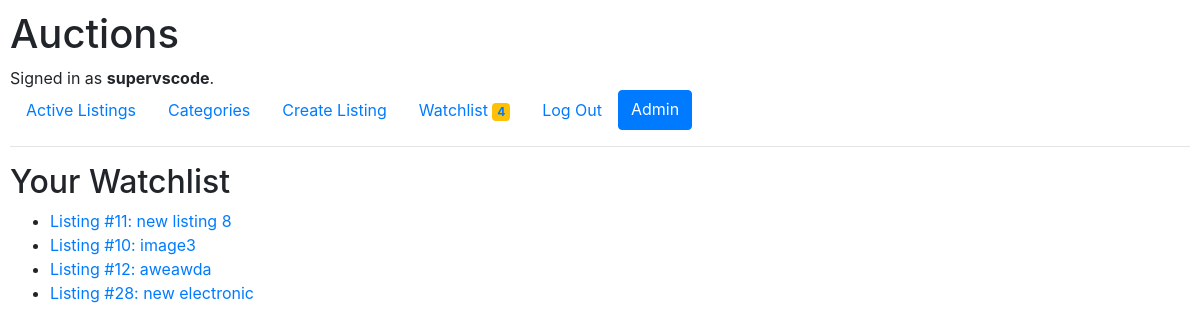
Page /watchlist (signed in) on the earlier database version.
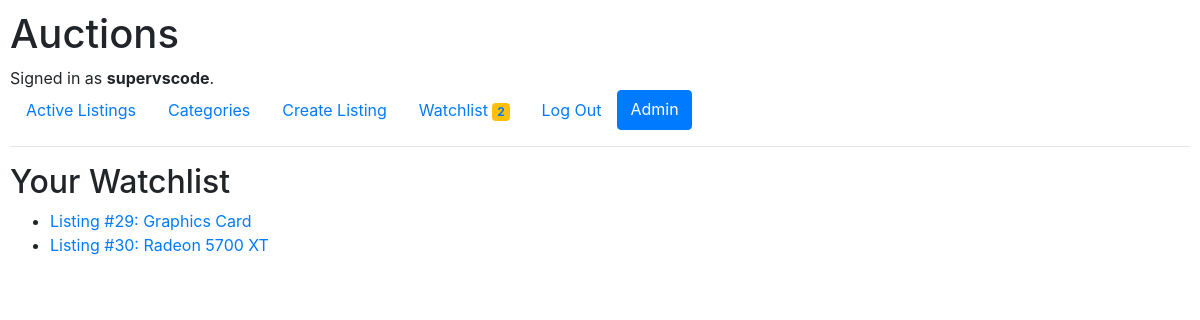
Same page on the later database version.
### auctions/models.py (models this page shows, shortened)
class User(AbstractUser):
    pass

class Watchlist(models.Model):
    user = models.ForeignKey(User, on_delete=models.CASCADE, related_name="watched_listings")
    listing = models.ForeignKey(AuctionListing, on_delete=models.CASCADE, related_name="watchers")

class AuctionListing(models.Model):
    active = models.BooleanField(default=True, null=True)
    title = models.CharField(max_length=100)
    description = models.TextField()
    starting_bid = models.DecimalField(max_digits=10, decimal_places=2, default='0.00')
    current_bid = models.DecimalField(max_digits=10, decimal_places=2, default='0.00')
    image = models.ImageField(upload_to='auctions/media', null=True, blank=True, default='auctions/static/auctions/No-Image-Placeholder.png')
    category = models.ForeignKey(Category, on_delete=models.SET_NULL, null=True, blank=True, related_name="listings")
    created_at = models.DateTimeField(auto_now_add=True)
    end_time = models.DateTimeField(null=True, blank=True)
    seller = models.ForeignKey(User, on_delete=models.CASCADE, related_name="listings_sold")
    winner = models.ForeignKey(User, null=True, blank=True, on_delete=models.CASCADE, related_name="listings_bought")

### auctions/views.py (the view)
# urls.py: path("watchlist", views.watchlist, name="watchlist"),
@login_required
def watchlist(request):
    watchlist_items = Watchlist.objects.filter(user=request.user)
    watchlist_count = watchlist_items.count()
    context = {'watchlist_items': watchlist_items, 'watchlist_count': watchlist_count}
    return render(request, 'auctions/watchlist.html', context)

### auctions/templates/auctions/watchlist.html
{% extends "auctions/layout.html" %}
{% block body %}
    <h2>Your Watchlist</h2>
    {% if watchlist_items %}
        <ul>
            {% for item in watchlist_items %}
                <li>
                    <a href="{% url 'listing_detail' item.listing.id %}">
                        Listing #{{ item.listing.id }}: {{ item.listing.title }}
                    </a>
                </li>
            {% endfor %}
        </ul>
    {% else %}
        <p>Your watchlist is empty.</p>
    {% endif %}
{% endblock %}

### auctions/templates/auctions/layout.html (shortened to what this page needs)
{% load static %}
<!DOCTYPE html>
<html lang="en">
    <head>
        <link rel="stylesheet" href="https://stackpath.bootstrapcdn.com/bootstrap/4.4.1/css/bootstrap.min.css">
        <link href="{% static 'auctions/styles.css' %}" rel="stylesheet">
    </head>
    <body>
        <h1>Auctions</h1>
        <div>
            {% if user.is_authenticated %}
                Signed in as <strong>{{ user.username }}</strong>.
            {% else %}
                Not signed in.
            {% endif %}
        </div>
        <ul class="nav">
            <li class="nav-item">
                <a class="nav-link" href="{% url 'index' %}">Active Listings</a>
            </li>
            <li class="nav-item">
                <a class="nav-link" href="{% url 'categories' %}">Categories</a>
            </li>
            {% if user.is_authenticated %}
                <li class="nav-item">
                    <a class="nav-link" href="{% url 'create_listing' %}">Create Listing</a>
                </li>
                <li class="nav-item">
                    <a class="nav-link" href="{% url 'watchlist' %}">
                        Watchlist
                        {% if watchlist_count %}
                            <span class="badge bg-warning">{{ watchlist_count }}</span>
                        {% endif %}
                    </a>
                </li>
                <li class="nav-item">
                    <a class="nav-link" href="{% url 'logout' %}">Log Out</a>
                </li>
                {% if user.is_superuser %}
                    <a href="{% url 'admin:index' %}" class="btn btn-primary">Admin</a>
                {% endif %}
            {% endif %}
        </ul>
        <hr>
        {% block body %}
        {% endblock %}
    </body>
</html>

### auctions/static/auctions/styles.css (style rules this page uses)
body { padding: 10px; }

Differences in the rows shown:
removed Watchlist: listing.id "11", listing "new listing 8"
removed Watchlist: listing.id "10", listing "image3"
removed Watchlist: listing.id "12", listing "aweawda"
removed Watchlist: listing.id "28", listing "new electronic"
added Watchlist: listing.id "29", listing "Graphics Card"
added Watchlist: listing.id "30", listing "Radeon 5700 XT"
Other differences:
{{ watchlist_count }}: "4" → "2"
